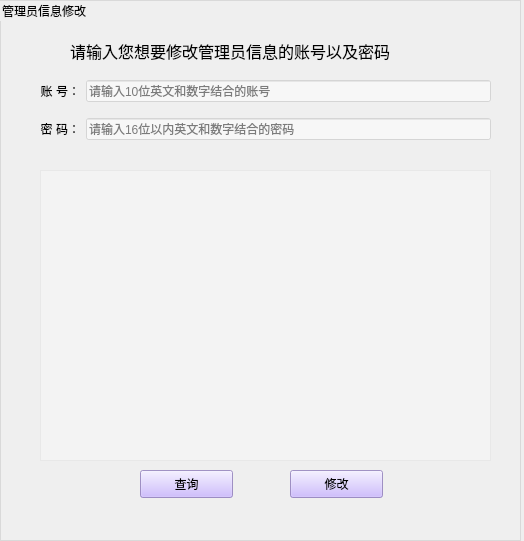
<?xml version="1.0" encoding="UTF-8"?>
<ui version="4.0">
 <class>Form</class>
 <widget class="QWidget" name="Form">
  <property name="geometry">
   <rect>
    <x>0</x>
    <y>0</y>
    <width>524</width>
    <height>541</height>
   </rect>
  </property>
  <property name="minimumSize">
   <size>
    <width>524</width>
    <height>541</height>
   </size>
  </property>
  <property name="maximumSize">
   <size>
    <width>524</width>
    <height>541</height>
   </size>
  </property>
  <property name="windowTitle">
   <string>Form</string>
  </property>
  <property name="styleSheet">
   <string notr="true"/>
  </property>
  <widget class="QGroupBox" name="groupBox">
   <property name="geometry">
    <rect>
     <x>0</x>
     <y>0</y>
     <width>521</width>
     <height>541</height>
    </rect>
   </property>
   <property name="styleSheet">
    <string notr="true">QGroupBox {
border:1px solid rgb(217, 217, 217);
}</string>
   </property>
   <property name="title">
    <string>管理员信息修改</string>
   </property>
   <widget class="QLabel" name="label">
    <property name="geometry">
     <rect>
      <x>70</x>
      <y>30</y>
      <width>401</width>
      <height>41</height>
     </rect>
    </property>
    <property name="font">
     <font>
      <family>华文行楷</family>
      <pointsize>12</pointsize>
     </font>
    </property>
    <property name="text">
     <string>请输入您想要修改管理员信息的账号以及密码</string>
    </property>
   </widget>
   <widget class="QPushButton" name="btn_check">
    <property name="geometry">
     <rect>
      <x>140</x>
      <y>470</y>
      <width>93</width>
      <height>28</height>
     </rect>
    </property>
    <property name="styleSheet">
     <string notr="true">background-color: rgb(194, 170, 255,200);
</string>
    </property>
    <property name="text">
     <string>查询</string>
    </property>
   </widget>
   <widget class="QPushButton" name="btn_modify">
    <property name="geometry">
     <rect>
      <x>290</x>
      <y>470</y>
      <width>93</width>
      <height>28</height>
     </rect>
    </property>
    <property name="styleSheet">
     <string notr="true">background-color: rgb(194, 170, 255,200);
</string>
    </property>
    <property name="text">
     <string>修改</string>
    </property>
   </widget>
   <widget class="QWidget" name="layoutWidget">
    <property name="geometry">
     <rect>
      <x>40</x>
      <y>70</y>
      <width>451</width>
      <height>81</height>
     </rect>
    </property>
    <layout class="QGridLayout" name="gridLayout">
     <item row="0" column="0">
      <widget class="QLabel" name="label_2">
       <property name="text">
        <string>&lt;html&gt;&lt;head/&gt;&lt;body&gt;&lt;p align=&quot;right&quot;&gt;账 号：&lt;/p&gt;&lt;/body&gt;&lt;/html&gt;</string>
       </property>
       <property name="buddy">
        <cstring>lineEdit_id</cstring>
       </property>
      </widget>
     </item>
     <item row="0" column="1">
      <widget class="QLineEdit" name="lineEdit_id">
       <property name="styleSheet">
        <string notr="true">background-color: rgb(255, 255, 255,120);</string>
       </property>
       <property name="placeholderText">
        <string>请输入10位英文和数字结合的账号</string>
       </property>
      </widget>
     </item>
     <item row="1" column="0">
      <widget class="QLabel" name="label_3">
       <property name="text">
        <string>&lt;html&gt;&lt;head/&gt;&lt;body&gt;&lt;p align=&quot;right&quot;&gt;密 码：&lt;/p&gt;&lt;/body&gt;&lt;/html&gt;</string>
       </property>
       <property name="buddy">
        <cstring>lineEdit_psw</cstring>
       </property>
      </widget>
     </item>
     <item row="1" column="1">
      <widget class="QLineEdit" name="lineEdit_psw">
       <property name="styleSheet">
        <string notr="true">background-color: rgb(255, 255, 255,120);</string>
       </property>
       <property name="placeholderText">
        <string>请输入16位以内英文和数字结合的密码</string>
       </property>
      </widget>
     </item>
    </layout>
   </widget>
   <widget class="QTableWidget" name="tableWidget">
    <property name="geometry">
     <rect>
      <x>40</x>
      <y>170</y>
      <width>451</width>
      <height>291</height>
     </rect>
    </property>
    <property name="styleSheet">
     <string notr="true">background-color: rgb(255, 255, 255,60);</string>
    </property>
   </widget>
  </widget>
 </widget>
 <tabstops>
  <tabstop>lineEdit_id</tabstop>
  <tabstop>lineEdit_psw</tabstop>
  <tabstop>tableWidget</tabstop>
  <tabstop>btn_check</tabstop>
  <tabstop>btn_modify</tabstop>
 </tabstops>
 <resources/>
 <connections/>
</ui>
